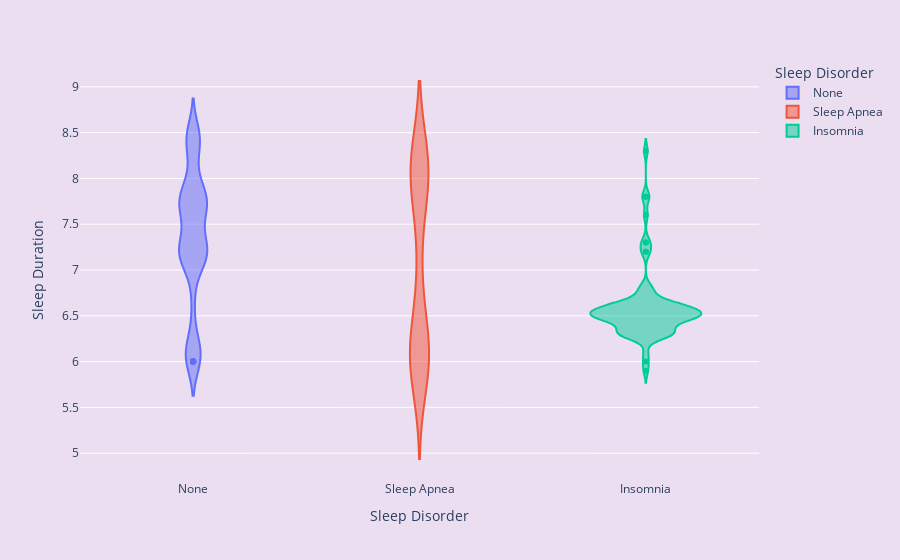

The code cell stored with this chart in its notebook:
### Markdown cell above
### EDA Sleep duration

### Code cell
#Violin Plot of distribution of sleep duration by sleep disorder
fig = px.violin(sleep_data, x='Sleep Disorder',y='Sleep Duration',
                 color='Sleep Disorder')

fig.update_layout(paper_bgcolor='#EBDEF0', plot_bgcolor='#EBDEF0')

fig.show()

### Figure 1 — Plotly figure (JSON) as saved in the notebook; plotly's stock layout.template omitted (floating-point values rounded to 4 significant figures; data arrays with more than 128 entries replaced by an {"elided": "..."} marker saying what was removed)
{"data": [{"alignmentgroup": "True", "box": {"visible": false}, "hovertemplate": "Sleep Disorder=%{x}<br>Sleep Duration=%{y}<extra></extra>", "legendgroup": "None", "marker": {"color": "#636efa"}, "name": "None", "offsetgroup": "None", "orientation": "v", "scalegroup": "True", "showlegend": true, "type": "violin", "x": {"elided": "219 str values"}, "x0": " ", "xaxis": "x", "y": {"elided": "219 float values"}, "y0": " ", "yaxis": "y"}, {"alignmentgroup": "True", "box": {"visible": false}, "hovertemplate": "Sleep Disorder=%{x}<br>Sleep Duration=%{y}<extra></extra>", "legendgroup": "Sleep Apnea", "marker": {"color": "#EF553B"}, "name": "Sleep Apnea", "offsetgroup": "Sleep Apnea", "orientation": "v", "scalegroup": "True", "showlegend": true, "type": "violin", "x": ["Sleep Apnea", "Sleep Apnea", "Sleep Apnea", "Sleep Apnea", "Sleep Apnea", "Sleep Apnea", "Sleep Apnea", "Sleep Apnea", "Sleep Apnea", "Sleep Apnea", "Sleep Apnea", "Sleep Apnea", "Sleep Apnea", "Sleep Apnea", "Sleep Apnea", "Sleep Apnea", "Sleep Apnea", "Sleep Apnea", "Sleep Apnea", "Sleep Apnea", "Sleep Apnea", "Sleep Apnea", "Sleep Apnea", "Sleep Apnea", "Sleep Apnea", "Sleep Apnea", "Sleep Apnea", "Sleep Apnea", "Sleep Apnea", "Sleep Apnea", "Sleep Apnea", "Sleep Apnea", "Sleep Apnea", "Sleep Apnea", "Sleep Apnea", "Sleep Apnea", "Sleep Apnea", "Sleep Apnea", "Sleep Apnea", "Sleep Apnea", "Sleep Apnea", "Sleep Apnea", "Sleep Apnea", "Sleep Apnea", "Sleep Apnea", "Sleep Apnea", "Sleep Apnea", "Sleep Apnea", "Sleep Apnea", "Sleep Apnea", "Sleep Apnea", "Sleep Apnea", "Sleep Apnea", "Sleep Apnea", "Sleep Apnea", "Sleep Apnea", "Sleep Apnea", "Sleep Apnea", "Sleep Apnea", "Sleep Apnea", "Sleep Apnea", "Sleep Apnea", "Sleep Apnea", "Sleep Apnea", "Sleep Apnea", "Sleep Apnea", "Sleep Apnea", "Sleep Apnea", "Sleep Apnea", "Sleep Apnea", "Sleep Apnea", "Sleep Apnea", "Sleep Apnea", "Sleep Apnea", "Sleep Apnea", "Sleep Apnea", "Sleep Apnea", "Sleep Apnea"], "x0": " ", "xaxis": "x", "y": [5.9, 5.9, 6.5, 6, 6.4, 7.7, 5.8, 5.8, 7.4, 6.6, 7.2, 7.1, 7.4, 6.8, 6.8, 7.8, 6.5, 5.9, 6, 6.1, 6.1, 6.1, 6.1, 6.2, 6.2, 6.2, 8.1, 8.1, 6.1, 6, 6, 6, 6, 6, 6, 6, 6.1, 6, 6.1, 6.1, 6, 6.1, 6, 6.1, 6.1, 6, 6.1, 6.1, 8.1, 8.1, 8.2, 8.2, 8.2, 8.2, 8.2, 8.1, 8.1, 8.1, 8, 8, 8, 8, 8, 8, 8.2, 8.2, 8.2, 8.2, 8, 8, 8.1, 8, 8.1, 8.1, 8, 8.1, 8.1, 8.1], "y0": " ", "yaxis": "y"}, {"alignmentgroup": "True", "box": {"visible": false}, "hovertemplate": "Sleep Disorder=%{x}<br>Sleep Duration=%{y}<extra></extra>", "legendgroup": "Insomnia", "marker": {"color": "#00cc96"}, "name": "Insomnia", "offsetgroup": "Insomnia", "orientation": "v", "scalegroup": "True", "showlegend": true, "type": "violin", "x": ["Insomnia", "Insomnia", "Insomnia", "Insomnia", "Insomnia", "Insomnia", "Insomnia", "Insomnia", "Insomnia", "Insomnia", "Insomnia", "Insomnia", "Insomnia", "Insomnia", "Insomnia", "Insomnia", "Insomnia", "Insomnia", "Insomnia", "Insomnia", "Insomnia", "Insomnia", "Insomnia", "Insomnia", "Insomnia", "Insomnia", "Insomnia", "Insomnia", "Insomnia", "Insomnia", "Insomnia", "Insomnia", "Insomnia", "Insomnia", "Insomnia", "Insomnia", "Insomnia", "Insomnia", "Insomnia", "Insomnia", "Insomnia", "Insomnia", "Insomnia", "Insomnia", "Insomnia", "Insomnia", "Insomnia", "Insomnia", "Insomnia", "Insomnia", "Insomnia", "Insomnia", "Insomnia", "Insomnia", "Insomnia", "Insomnia", "Insomnia", "Insomnia", "Insomnia", "Insomnia", "Insomnia", "Insomnia", "Insomnia", "Insomnia", "Insomnia", "Insomnia", "Insomnia", "Insomnia", "Insomnia", "Insomnia", "Insomnia", "Insomnia", "Insomnia", "Insomnia", "Insomnia", "Insomnia", "Insomnia"], "x0": " ", "xaxis": "x", "y": [5.9, 6.3, 6.5, 6.4, 6, 7.2, 6.6, 7.2, 6.5, 7.6, 6.5, 6.7, 6.3, 6.7, 6.5, 6.7, 6.4, 6.5, 6.5, 6.5, 6.5, 6.5, 6.5, 6.5, 6.5, 6.5, 7.8, 7.8, 6.6, 6.4, 6.3, 6.4, 6.6, 6.3, 6.6, 6.3, 6.6, 6.3, 6.6, 6.3, 6.6, 6.3, 6.6, 6.3, 6.4, 6.5, 6.3, 6.4, 6.5, 6.3, 6.4, 6.5, 6.3, 6.5, 6.3, 6.8, 6.8, 6.8, 6.5, 6.5, 6.5, 6.5, 6.6, 6.6, 6.6, 6.6, 6.6, 7.3, 7.3, 6.1, 6.5, 6.5, 6.6, 6.6, 6.6, 6.6, 8.3], "y0": " ", "yaxis": "y"}], "layout": {"autosize": true, "legend": {"title": {"text": "Sleep Disorder"}, "tracegroupgap": 0}, "margin": {"t": 60}, "paper_bgcolor": "#EBDEF0", "plot_bgcolor": "#EBDEF0", "violinmode": "overlay", "xaxis": {"anchor": "y", "autorange": true, "categoryarray": ["None", "Sleep Apnea", "Insomnia"], "categoryorder": "array", "domain": [0, 1], "range": [-0.5, 2.5], "title": {"text": "Sleep Disorder"}, "type": "category"}, "yaxis": {"anchor": "x", "autorange": true, "domain": [0, 1], "range": [4.707, 9.293], "title": {"text": "Sleep Duration"}, "type": "linear"}}}
